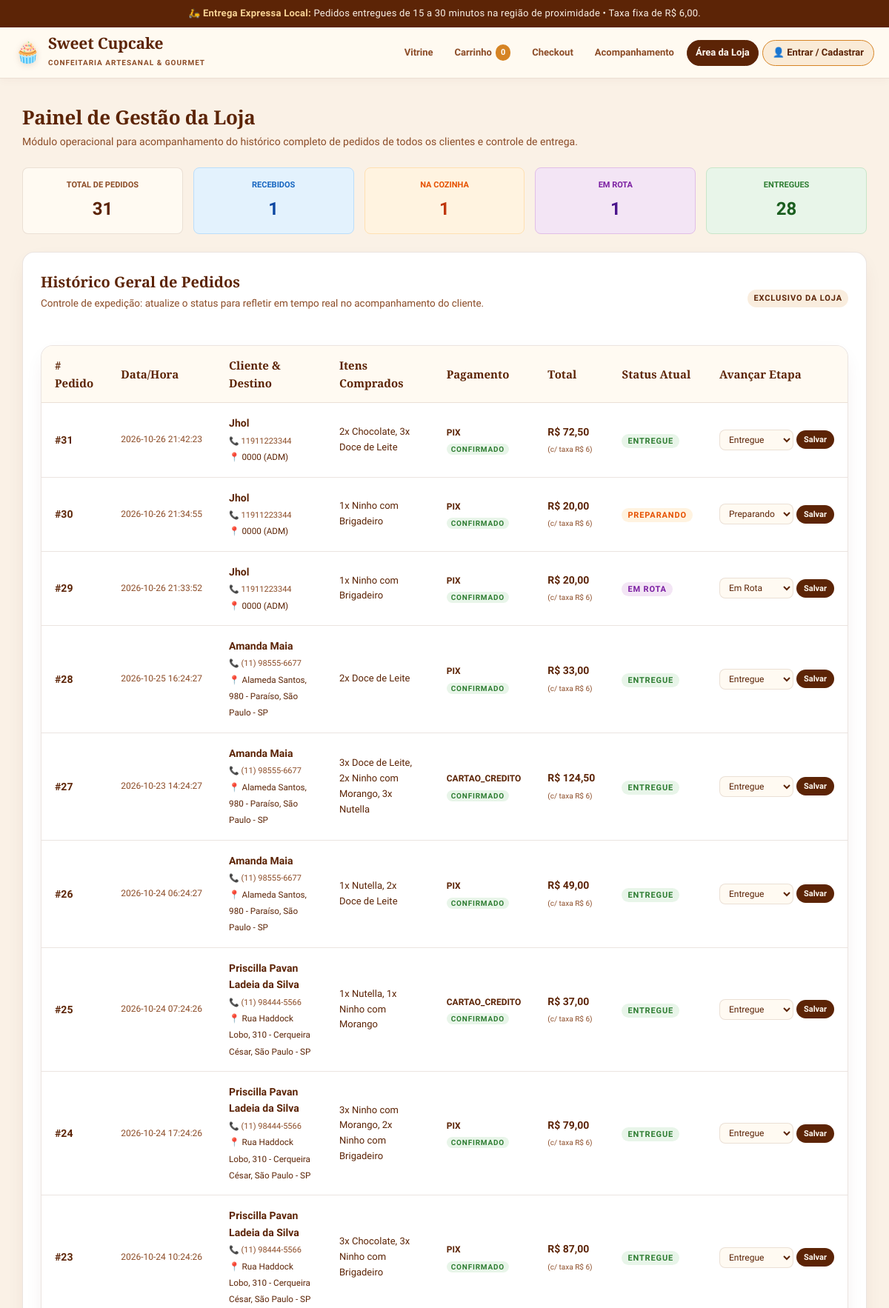
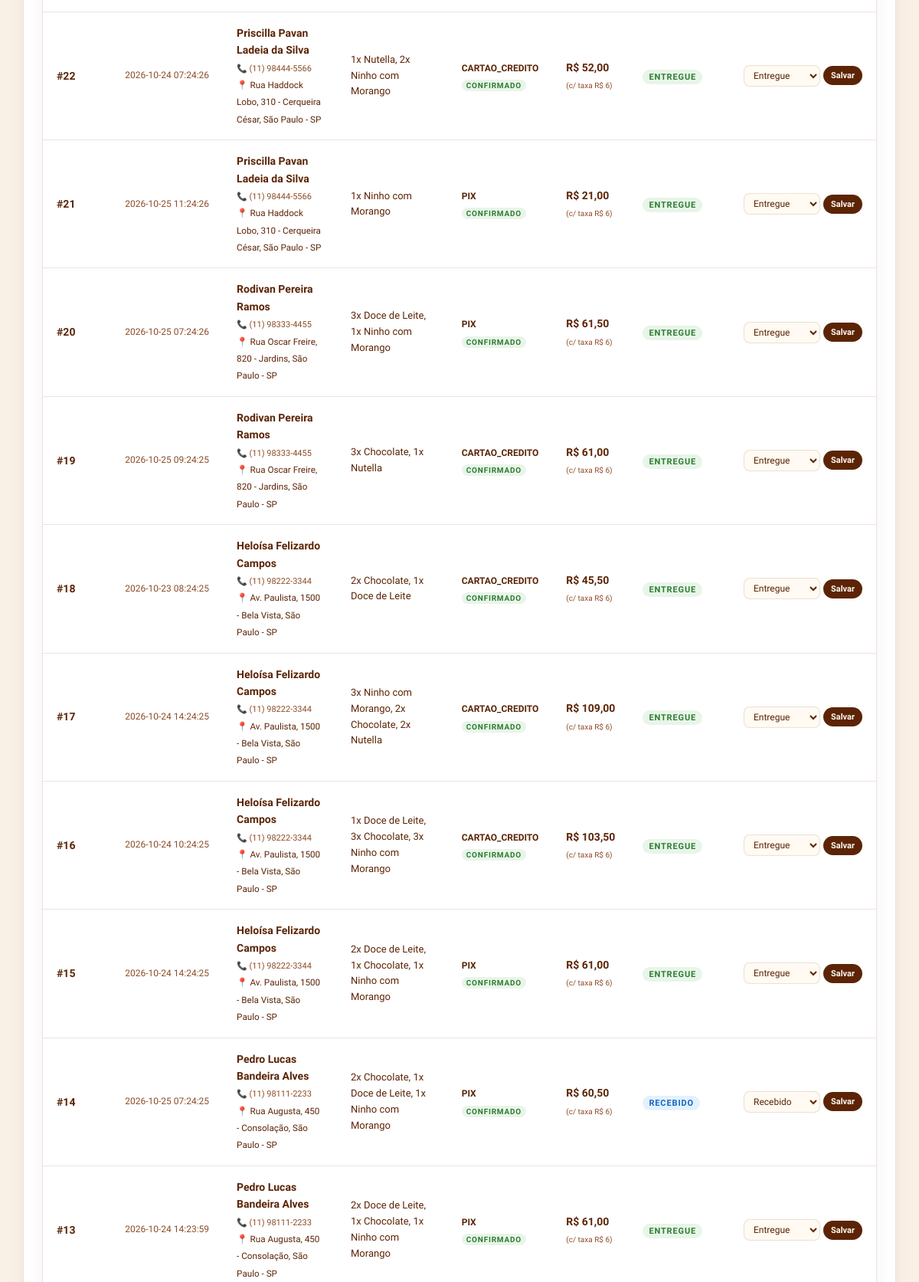
Page /operador (upper part) on the committed database (2 pictures, top to bottom).
### tables this page shows
CREATE TABLE pedidos (
    id INTEGER PRIMARY KEY AUTOINCREMENT,
    cliente_id INTEGER NOT NULL,
    data_pedido DATETIME DEFAULT CURRENT_TIMESTAMP,
    valor_produtos DECIMAL(10, 2) NOT NULL CHECK (valor_produtos >= 0),
    taxa_entrega DECIMAL(10, 2) NOT NULL DEFAULT 6.00 CHECK (taxa_entrega >= 0),
    valor_total DECIMAL(10, 2) NOT NULL CHECK (valor_total > 0),
    forma_pagamento VARCHAR(20) NOT NULL CHECK (forma_pagamento IN ('PIX', 'CARTAO_CREDITO')),
    status_pagamento VARCHAR(20) NOT NULL DEFAULT 'PENDENTE' CHECK (status_pagamento IN ('PENDENTE', 'CONFIRMADO', 'RECUSADO')),
    status_entrega VARCHAR(20) NOT NULL DEFAULT 'RECEBIDO' CHECK (status_entrega IN ('RECEBIDO', 'PREPARANDO', 'EM_ROTA', 'ENTREGUE')),
    endereco_entrega VARCHAR(255) NOT NULL,
    prazo_estimado VARCHAR(30) DEFAULT '15 a 30 minutos',
    observacoes TEXT,
    FOREIGN KEY (cliente_id) REFERENCES clientes(id) ON DELETE RESTRICT
);

CREATE TABLE clientes (
    id INTEGER PRIMARY KEY AUTOINCREMENT,
    nome VARCHAR(100) NOT NULL,
    email VARCHAR(120) NOT NULL UNIQUE,
    senha_hash VARCHAR(255) NOT NULL,
    telefone VARCHAR(20),
    endereco_padrao VARCHAR(255),
    criado_em DATETIME DEFAULT CURRENT_TIMESTAMP
);

### controllers/routes.py (the view)
@routes_bp.route('/operador')
def operador():
    pedidos = database.listar_todos_pedidos()
    return render_template('operador.html', pedidos=pedidos)

### models/database.py (called while the page is built)
def get_db_connection() -> sqlite3.Connection:
    conn = sqlite3.connect(DB_FILE)
    conn.execute("PRAGMA foreign_keys = ON;")
    conn.row_factory = sqlite3.Row
    return conn

def listar_todos_pedidos() -> List[Dict[str, Any]]:
    conn = get_db_connection()
    cursor = conn.cursor()
    cursor.execute(
        """
        SELECT p.*, c.nome as cliente_nome, c.telefone as cliente_telefone
        FROM pedidos p
        JOIN clientes c ON p.cliente_id = c.id
        ORDER BY p.id DESC;
        """
    )
    rows = cursor.fetchall()
    pedidos = [dict(r) for r in rows]
    for p in pedidos:
        cursor.execute(
            """
            SELECT ip.quantidade, prod.nome as produto_nome
            FROM itens_pedido ip
            JOIN produtos prod ON ip.produto_id = prod.id
            WHERE ip.pedido_id = ?;
            """,
            (p['id'],)
        )
        p['resumo_itens'] = ", ".join([f"{r['quantidade']}x {r['produto_nome']}" for r in cursor.fetchall()])
    conn.close()
    return pedidos

### templates/operador.html (shortened to what this page needs)
{% extends "base.html" %}
{% block content %}
<div class="section-title">
  <h2>Painel de Gestão da Loja</h2>
  <p>Módulo operacional para acompanhamento do histórico completo de pedidos de todos os clientes e controle de entrega.</p>
</div>
{% if pedidos %}
  {% set total_pedidos = pedidos|length %}
  {% set recebidos = pedidos|selectattr('status_entrega', 'equalto', 'RECEBIDO')|list|length %}
  {% set preparando = pedidos|selectattr('status_entrega', 'equalto', 'PREPARANDO')|list|length %}
  {% set em_rota = pedidos|selectattr('status_entrega', 'equalto', 'EM_ROTA')|list|length %}
  {% set entregues = pedidos|selectattr('status_entrega', 'equalto', 'ENTREGUE')|list|length %}
  <div style="display: grid; grid-template-columns: repeat(auto-fit, minmax(160px, 1fr)); gap: 14px; margin-bottom: 24px;">
    <div style="background: var(--bg-surface); padding: 14px; border-radius: var(--radius-sm); border: 1px solid var(--borda); text-align: center;">
      <p style="font-size: 11px; text-transform: uppercase; color: var(--marrom-medio); font-weight: 700;">Total de Pedidos</p>
      <h3 style="font-size: 24px; color: var(--chocolate); margin-top: 4px;">{{ total_pedidos }}</h3>
    </div>
    <div style="background: #e3f2fd; padding: 14px; border-radius: var(--radius-sm); border: 1px solid #bbdefb; text-align: center;">
      <p style="font-size: 11px; text-transform: uppercase; color: #1565c0; font-weight: 700;">Recebidos</p>
      <h3 style="font-size: 24px; color: #0d47a1; margin-top: 4px;">{{ recebidos }}</h3>
    </div>
    <div style="background: #fff3e0; padding: 14px; border-radius: var(--radius-sm); border: 1px solid #ffe0b2; text-align: center;">
      <p style="font-size: 11px; text-transform: uppercase; color: #e65100; font-weight: 700;">Na Cozinha</p>
      <h3 style="font-size: 24px; color: #bf360c; margin-top: 4px;">{{ preparando }}</h3>
    </div>
    <div style="background: #f3e5f5; padding: 14px; border-radius: var(--radius-sm); border: 1px solid #e1bee7; text-align: center;">
      <p style="font-size: 11px; text-transform: uppercase; color: #7b1fa2; font-weight: 700;">Em Rota</p>
      <h3 style="font-size: 24px; color: #4a148c; margin-top: 4px;">{{ em_rota }}</h3>
    </div>
    <div style="background: #e8f5e9; padding: 14px; border-radius: var(--radius-sm); border: 1px solid #c8e6c9; text-align: center;">
      <p style="font-size: 11px; text-transform: uppercase; color: #2e7d32; font-weight: 700;">Entregues</p>
      <h3 style="font-size: 24px; color: #1b5e20; margin-top: 4px;">{{ entregues }}</h3>
    </div>
  </div>
{% endif %}
<div class="card-cupcake" style="box-shadow: var(--sombra-card);">
  <div style="display: flex; justify-content: space-between; align-items: center; flex-wrap: wrap; gap: 10px; margin-bottom: 12px;">
    <div>
      <h3 style="margin-bottom: 2px;">Histórico Geral de Pedidos</h3>
      <p class="card-desc">Controle de expedição: atualize o status para refletir em tempo real no acompanhamento do cliente.</p>
    </div>
    <span class="stock-tag" style="background: rgba(214, 132, 36, 0.15); color: var(--chocolate);">
      Exclusivo da Loja
    </span>
  </div>
  {% if not pedidos %}
    <div class="alert-box alert-info">
      Nenhum pedido foi realizado ainda no sistema.
    </div>
  {% else %}
    <div class="table-container" style="margin-top: 14px;">
      <table>
        <thead>
          <tr>
            <th># Pedido</th>
            <th>Data/Hora</th>
            <th>Cliente & Destino</th>
            <th>Itens Comprados</th>
            <th>Pagamento</th>
            <th>Total</th>
            <th>Status Atual</th>
            <th>Avançar Etapa</th>
          </tr>
        </thead>
        <tbody>
          {% for p in pedidos %}
          <tr>
            <td>
              <strong style="font-size: 14px; color: var(--chocolate);">#{{ p.id }}</strong>
            </td>
            <td style="font-size: 12px; color: var(--marrom-medio); white-space: nowrap;">
              {{ p.data_pedido }}
            </td>
            <td>
              <strong>{{ p.cliente_nome }}</strong><br>
              <span style="font-size: 11px; color: var(--marrom-medio);">📞 {{ p.cliente_telefone or 'Não informado' }}</span><br>
              <small style="color: var(--chocolate);">📍 {{ p.endereco_entrega }}</small>
            </td>
            <td style="font-size: 13px;">
              {{ p.resumo_itens }}
            </td>
            <td>
              <span style="font-size: 12px; font-weight: 600;">{{ p.forma_pagamento }}</span><br>
              <span class="stock-tag" style="background:#e8f5e9; color:#2e7d32; font-size:10px; padding: 2px 6px;">{{ p.status_pagamento }}</span>
            </td>
            <td style="white-space: nowrap;">
              <strong style="color: var(--chocolate); font-size: 14px;">R$ {{ "%.2f"|format(p.valor_total)|replace('.', ',') }}</strong><br>
              <small style="font-size: 10px; color: var(--marrom-medio);">(c/ taxa R$ 6)</small>
            </td>
            <td>
              {% if p.status_entrega == 'RECEBIDO' %}
                <span class="stock-tag" style="background:#e3f2fd; color:#1565c0; font-size: 11px;">Recebido</span>
              {% elif p.status_entrega == 'PREPARANDO' %}
                <span class="stock-tag" style="background:#fff3e0; color:#e65100; font-size: 11px;">Preparando</span>
              {% elif p.status_entrega == 'EM_ROTA' %}
                <span class="stock-tag" style="background:#f3e5f5; color:#7b1fa2; font-size: 11px;">Em Rota</span>
              {% else %}
                <span class="stock-tag" style="background:#e8f5e9; color:#2e7d32; font-size: 11px;">Entregue</span>
              {% endif %}
            </td>
            <td>
              <form action="{{ url_for('routes.mudar_status_pedido') }}" method="POST" style="display: flex; gap: 4px; align-items: center;">
                <select name="novo_status" class="form-control" style="padding: 5px 8px; font-size: 12px; width: auto;">
                  <option value="RECEBIDO" {% if p.status_entrega == 'RECEBIDO' %}selected{% endif %}>Recebido</option>
                  <option value="PREPARANDO" {% if p.status_entrega == 'PREPARANDO' %}selected{% endif %}>Preparando</option>
                  <option value="EM_ROTA" {% if p.status_entrega == 'EM_ROTA' %}selected{% endif %}>Em Rota</option>
                  <option value="ENTREGUE" {% if p.status_entrega == 'ENTREGUE' %}selected{% endif %}>Entregue</option>
                </select>
                <button type="submit" class="btn btn-chocolate" style="font-size: 11px; padding: 6px 10px;">Salvar</button>
              </form>
            </td>
          </tr>
          {% endfor %}
        </tbody>
      </table>
    </div>
  {% endif %}
</div>
{% endblock %}

### static/css/style.css (style rules this page uses)
:root { --bg-base: #faf1e6; --bg-surface: #fffaf2; --bg-card: #ffffff; --chocolate: #5c2406; --chocolate-dark: #3f1702; --chocolate-light: #7a350c; --mel: #d68424; --mel-hover: #bd701a; --marrom-medio: #8c4c27; --marrom-suave: #b57a55; --borda: rgba(92, 36, 6, 0.12); --borda-foco: #d68424; --sombra-card: 0 10px 30px -10px rgba(92, 36, 6, 0.12); --sombra-hover: 0 16px 40px -12px rgba(92, 36, 6, 0.20); --sucesso: #2e7d32; --sucesso-bg: #edf7ed; --alerta-erro: #c62828; --alerta-bg: #fde8e8; --radius-sm: 8px; --radius-md: 16px; --radius-lg: 24px; --radius-pill: 100px; --transicao: all 0.25s cubic-bezier(0.22, 0.61, 0.36, 1); }
* { box-sizing: border-box; margin: 0; padding: 0; }
body { font-family: 'Plus Jakarta Sans', -apple-system, BlinkMacSystemFont, "Segoe UI", Roboto, sans-serif; background-color: var(--bg-base); color: var(--chocolate); line-height: 1.6; -webkit-font-smoothing: antialiased; }
.section-title { margin-bottom: 24px; }
.section-title h2 { font-family: 'Playfair Display', Georgia, serif; font-size: 26px; color: var(--chocolate); font-weight: 700; letter-spacing: -0.01em; }
.section-title p { color: var(--marrom-medio); font-size: 14px; }
.card-cupcake { background: var(--bg-card); border: 1px solid var(--borda); border-radius: var(--radius-md); padding: 24px; box-shadow: var(--sombra-card); display: flex; flex-direction: column; justify-content: space-between; transition: var(--transicao); }
.card-cupcake h3 { font-family: 'Playfair Display', Georgia, serif; font-size: 20px; font-weight: 700; color: var(--chocolate); margin-bottom: 8px; }
.card-desc { font-size: 13.5px; color: var(--marrom-medio); line-height: 1.55; margin-bottom: 20px; flex-grow: 1; }
.stock-tag { font-size: 11px; font-weight: 600; text-transform: uppercase; letter-spacing: 0.08em; color: var(--sucesso); background: var(--sucesso-bg); padding: 3px 8px; border-radius: var(--radius-pill); }
.btn { font-family: 'Plus Jakarta Sans', sans-serif; font-size: 14px; font-weight: 600; padding: 11px 22px; border-radius: var(--radius-pill); border: none; cursor: pointer; display: inline-flex; align-items: center; justify-content: center; gap: 8px; transition: var(--transicao); text-decoration: none; }
.btn-chocolate { background: var(--chocolate); color: var(--bg-surface); }
.table-container { background: var(--bg-card); border: 1px solid var(--borda); border-radius: var(--radius-md); overflow: hidden; box-shadow: var(--sombra-card); margin-bottom: 24px; }
table { width: 100%; border-collapse: collapse; text-align: left; }
th { background: var(--bg-surface); color: var(--chocolate); font-family: 'Playfair Display', Georgia, serif; font-weight: 600; font-size: 15px; padding: 14px 18px; border-bottom: 1px solid var(--borda); }
td { padding: 16px 18px; border-bottom: 1px solid var(--borda); font-size: 14px; color: var(--chocolate); }
.form-control { width: 100%; padding: 12px 14px; border: 1px solid var(--borda); border-radius: var(--radius-sm); font-family: 'Plus Jakarta Sans', sans-serif; font-size: 14px; background: var(--bg-surface); color: var(--chocolate); transition: var(--transicao); }

### rows in the picture
pedidos: id "31", data_pedido "2026-10-26 21:42:23", cliente_nome "Jhol", telefone "11911223344", endereco_entrega "0000 (ADM)", resumo_itens "2x Chocolate, 3x Doce de Leite", forma_pagamento "PIX", status_pagamento "CONFIRMADO", valor_total "72,50", shows "ENTREGUE", novo_status "Entregue"
pedidos: id "30", data_pedido "2026-10-26 21:34:55", cliente_nome "Jhol", telefone "11911223344", endereco_entrega "0000 (ADM)", resumo_itens "1x Ninho com Brigadeiro", forma_pagamento "PIX", status_pagamento "CONFIRMADO", valor_total "20,00", shows "PREPARANDO", novo_status "Preparando"
pedidos: id "29", data_pedido "2026-10-26 21:33:52", cliente_nome "Jhol", telefone "11911223344", endereco_entrega "0000 (ADM)", resumo_itens "1x Ninho com Brigadeiro", forma_pagamento "PIX", status_pagamento "CONFIRMADO", valor_total "20,00", shows "EM ROTA", novo_status "Em Rota"
pedidos: id "28", data_pedido "2026-10-25 16:24:27", cliente_nome "Amanda Maia", telefone "(11) 98555-6677", endereco_entrega "Alameda Santos, 980 - Paraíso, São Paulo - SP", resumo_itens "2x Doce de Leite", forma_pagamento "PIX", status_pagamento "CONFIRMADO", valor_total "33,00", shows "ENTREGUE", novo_status "Entregue"
pedidos: id "27", data_pedido "2026-10-23 14:24:27", cliente_nome "Amanda Maia", telefone "(11) 98555-6677", endereco_entrega "Alameda Santos, 980 - Paraíso, São Paulo - SP", resumo_itens "3x Doce de Leite, 2x Ninho com Morango, 3x Nutella", forma_pagamento "CARTAO_CREDITO", status_pagamento "CONFIRMADO", valor_total "124,50", shows "ENTREGUE", novo_status "Entregue"
pedidos: id "26", data_pedido "2026-10-24 06:24:27", cliente_nome "Amanda Maia", telefone "(11) 98555-6677", endereco_entrega "Alameda Santos, 980 - Paraíso, São Paulo - SP", resumo_itens "1x Nutella, 2x Doce de Leite", forma_pagamento "PIX", status_pagamento "CONFIRMADO", valor_total "49,00", shows "ENTREGUE", novo_status "Entregue"
pedidos: id "25", data_pedido "2026-10-24 07:24:26", cliente_nome "Priscilla Pavan Ladeia da Silva", telefone "(11) 98444-5566", endereco_entrega "Rua Haddock Lobo, 310 - Cerqueira César, São Paulo - SP", resumo_itens "1x Nutella, 1x Ninho com Morango", forma_pagamento "CARTAO_CREDITO", status_pagamento "CONFIRMADO", valor_total "37,00", shows "ENTREGUE", novo_status "Entregue"
pedidos: id "24", data_pedido "2026-10-24 17:24:26", cliente_nome "Priscilla Pavan Ladeia da Silva", telefone "(11) 98444-5566", endereco_entrega "Rua Haddock Lobo, 310 - Cerqueira César, São Paulo - SP", resumo_itens "3x Ninho com Morango, 2x Ninho com Brigadeiro", forma_pagamento "PIX", status_pagamento "CONFIRMADO", valor_total "79,00", shows "ENTREGUE", novo_status "Entregue"
pedidos: id "23", data_pedido "2026-10-24 10:24:26", cliente_nome "Priscilla Pavan Ladeia da Silva", telefone "(11) 98444-5566", endereco_entrega "Rua Haddock Lobo, 310 - Cerqueira César, São Paulo - SP", resumo_itens "3x Chocolate, 3x Ninho com Brigadeiro", forma_pagamento "PIX", status_pagamento "CONFIRMADO", valor_total "87,00", shows "ENTREGUE", novo_status "Entregue"
pedidos: id "22", data_pedido "2026-10-24 07:24:26", cliente_nome "Priscilla Pavan Ladeia da Silva", telefone "(11) 98444-5566", endereco_entrega "Rua Haddock Lobo, 310 - Cerqueira César, São Paulo - SP", resumo_itens "1x Nutella, 2x Ninho com Morango", forma_pagamento "CARTAO_CREDITO", status_pagamento "CONFIRMADO", valor_total "52,00", shows "ENTREGUE", novo_status "Entregue"
pedidos: id "21", data_pedido "2026-10-25 11:24:26", cliente_nome "Priscilla Pavan Ladeia da Silva", telefone "(11) 98444-5566", endereco_entrega "Rua Haddock Lobo, 310 - Cerqueira César, São Paulo - SP", resumo_itens "1x Ninho com Morango", forma_pagamento "PIX", status_pagamento "CONFIRMADO", valor_total "21,00", shows "ENTREGUE", novo_status "Entregue"
pedidos: id "20", data_pedido "2026-10-25 07:24:26", cliente_nome "Rodivan Pereira Ramos", telefone "(11) 98333-4455", endereco_entrega "Rua Oscar Freire, 820 - Jardins, São Paulo - SP", resumo_itens "3x Doce de Leite, 1x Ninho com Morango", forma_pagamento "PIX", status_pagamento "CONFIRMADO", valor_total "61,50", shows "ENTREGUE", novo_status "Entregue"
pedidos: id "19", data_pedido "2026-10-25 09:24:25", cliente_nome "Rodivan Pereira Ramos", telefone "(11) 98333-4455", endereco_entrega "Rua Oscar Freire, 820 - Jardins, São Paulo - SP", resumo_itens "3x Chocolate, 1x Nutella", forma_pagamento "CARTAO_CREDITO", status_pagamento "CONFIRMADO", valor_total "61,00", shows "ENTREGUE", novo_status "Entregue"
pedidos: id "18", data_pedido "2026-10-23 08:24:25", cliente_nome "Heloísa Felizardo Campos", telefone "(11) 98222-3344", endereco_entrega "Av. Paulista, 1500 - Bela Vista, São Paulo - SP", resumo_itens "2x Chocolate, 1x Doce de Leite", forma_pagamento "CARTAO_CREDITO", status_pagamento "CONFIRMADO", valor_total "45,50", shows "ENTREGUE", novo_status "Entregue"
pedidos: id "17", data_pedido "2026-10-24 14:24:25", cliente_nome "Heloísa Felizardo Campos", telefone "(11) 98222-3344", endereco_entrega "Av. Paulista, 1500 - Bela Vista, São Paulo - SP", resumo_itens "3x Ninho com Morango, 2x Chocolate, 2x Nutella", forma_pagamento "CARTAO_CREDITO", status_pagamento "CONFIRMADO", valor_total "109,00", shows "ENTREGUE", novo_status "Entregue"
pedidos: id "16", data_pedido "2026-10-24 10:24:25", cliente_nome "Heloísa Felizardo Campos", telefone "(11) 98222-3344", endereco_entrega "Av. Paulista, 1500 - Bela Vista, São Paulo - SP", resumo_itens "1x Doce de Leite, 3x Chocolate, 3x Ninho com Morango", forma_pagamento "CARTAO_CREDITO", status_pagamento "CONFIRMADO", valor_total "103,50", shows "ENTREGUE", novo_status "Entregue"
pedidos: id "15", data_pedido "2026-10-24 14:24:25", cliente_nome "Heloísa Felizardo Campos", telefone "(11) 98222-3344", endereco_entrega "Av. Paulista, 1500 - Bela Vista, São Paulo - SP", resumo_itens "2x Doce de Leite, 1x Chocolate, 1x Ninho com Morango", forma_pagamento "PIX", status_pagamento "CONFIRMADO", valor_total "61,00", shows "ENTREGUE", novo_status "Entregue"
pedidos: id "14", data_pedido "2026-10-25 07:24:25", cliente_nome "Pedro Lucas Bandeira Alves", telefone "(11) 98111-2233", endereco_entrega "Rua Augusta, 450 - Consolação, São Paulo - SP", resumo_itens "2x Chocolate, 1x Doce de Leite, 1x Ninho com Morango", forma_pagamento "PIX", status_pagamento "CONFIRMADO", valor_total "60,50", shows "RECEBIDO", novo_status "Recebido"
pedidos: id "13", data_pedido "2026-10-24 14:23:59", cliente_nome "Pedro Lucas Bandeira Alves", telefone "(11) 98111-2233", endereco_entrega "Rua Augusta, 450 - Consolação, São Paulo - SP", resumo_itens "2x Doce de Leite, 1x Chocolate, 1x Ninho com Morango", forma_pagamento "PIX", status_pagamento "CONFIRMADO", valor_total "61,00", shows "ENTREGUE", novo_status "Entregue"

### other values in the picture
{{ session.get('carrinho_qtd', 0) }} "0"
{{ total_pedidos }} "31"
{{ recebidos }} "1"
{{ preparando }} "1"
{{ em_rota }} "1"
{{ entregues }} "28"
